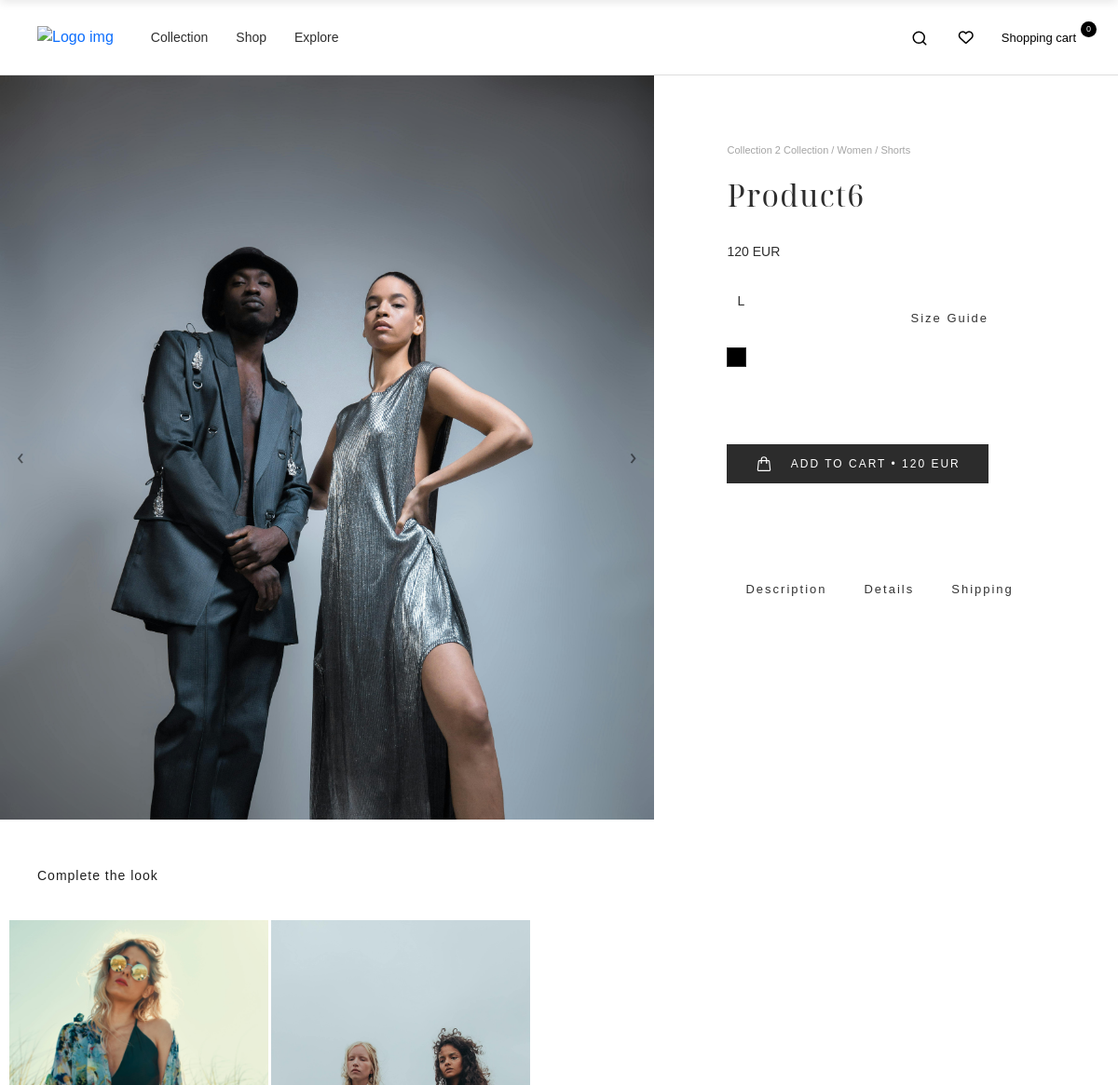
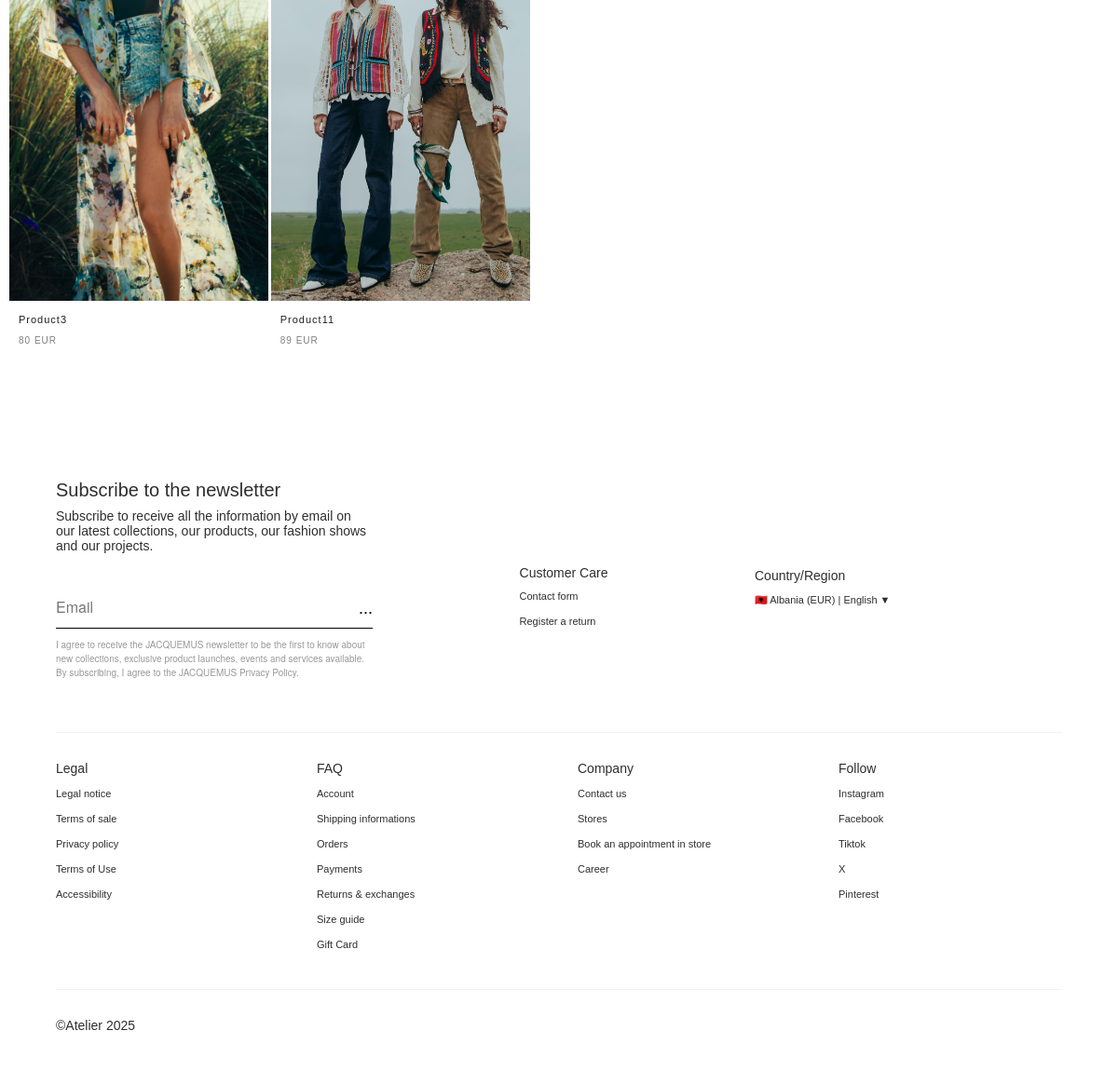
The page /product/6/ on the database its author committed (2 pictures, top to bottom).
### Product/models.py (models this page shows, shortened)
class D_Product(models.Model):
    name = models.CharField(max_length=100, default='')
    subcategory = models.ForeignKey(B_Subcategory, on_delete=models.CASCADE, null=True, blank=True)
    collection = models.ForeignKey(C_Collection, on_delete=models.CASCADE, related_name='products', null=True, blank=True)
    price = models.DecimalField(max_digits=7, decimal_places=2)
    main_image = models.ImageField(null=True, blank=True)
    description = RichTextField(blank=True, null=True)
    details = RichTextField(blank=True, null=True)
    is_new = models.BooleanField(default=False)

class C_Collection(models.Model):
    collection = models.CharField(max_length=100, default='')
    slug = models.SlugField(unique=True, blank=True)
    main_image = models.ImageField(null=True, blank=True)
    info = models.CharField(max_length=200, default='')
    description = RichTextField(blank=True, null=True)
    cover_image = models.ImageField(null=True, blank=True)
    footer_description = RichTextField(blank=True, null=True)
    created_at = models.DateTimeField(auto_now_add=True, null=True)

class B_Subcategory(models.Model):
    category = models.ForeignKey(A_Category, on_delete=models.CASCADE, null=True, blank=True)
    subcategory = models.CharField(max_length=100, default='')

class A_Category(models.Model):
    category = models.CharField(max_length=100, default='')

class E_Product_Size(models.Model):
    product = models.ForeignKey(D_Product, on_delete=models.CASCADE, null=True, blank=True)
    size = models.CharField(max_length=10, default='')

class E_Product_Color(models.Model):
    product = models.ForeignKey(D_Product, on_delete=models.CASCADE, null=True, blank=True)
    color = models.ForeignKey(D_Colors_List, on_delete=models.CASCADE, null=True, blank=True)

class D_Colors_List(models.Model):
    color = models.CharField(max_length=100, default='')
    code = models.CharField(max_length=10, default='')

### Product/views.py (the view)
# urls.py: path('product/<int:product_id>/', P_views.product, name='product'),
def product(request, product_id):
    if request.method == 'GET':
        categories = A_Category.objects.all()
        subcategories = B_Subcategory.objects.all()
        collections = C_Collection.objects.all()
        shipping = S_Shipping.objects.all()
        shipping1 = shipping[0] if shipping else None
        latest_col = C_Collection.objects.last()
        footer = Z_Contact.objects.all()
        footer1 = footer[0] if footer else None
        product = get_object_or_404(D_Product, id=product_id)
        gallery = E_Product_Gallery.objects.filter(product=product)
        sizes = E_Product_Size.objects.filter(product=product)
        colors = E_Product_Color.objects.filter(product=product).select_related('color')
        latest_collection = C_Collection.objects.order_by('-created_at').first()
        similar_products = D_Product.objects.filter(subcategory=product.subcategory).exclude(id=product.id)[:3]
        recently_viewed = request.session.get('recently_viewed', [])
        if product_id in recently_viewed:
            recently_viewed.remove(product_id)
        recently_viewed.insert(0, product_id)
        if len(recently_viewed) > 5:  # Limito në 6 produkte
            recently_viewed = recently_viewed[:4]
        request.session['recently_viewed'] = recently_viewed
        recently_viewed_products = D_Product.objects.filter(id__in=recently_viewed).exclude(id=product.id)
        data = cartData(request)
        cartItems = data['cartItems']
        order = data['order']
        items = data['items']
        products = D_Product.objects.filter(subcategory_id=product.subcategory.id)
        context = {'categories': categories, 'subcategories': subcategories, 'collections': collections, 'product': product,
                   'shipping': shipping1, 'colors': colors, 'gallery': gallery, 'latest_col': latest_col, 'products': products, 'sizes': sizes,
                   'cartItems': cartItems, 'items':items, 'latest_collection': latest_collection, 'recently_viewed_products':recently_viewed_products, 'similar_products':similar_products, 'footer': footer1}
        return render(request, 'product_details.html', context)

### Product/utils.py (called while the page is built, shortened)
def cookieCart(request):
    try:
        cart = json.loads(request.COOKIES['cart'])
    except:
        cart = {}
    print('Cart:', cart)
    items = []
    order = {'get_cart_total': 0, 'get_cart_items': 0}
    guest_order_id = request.COOKIES.get('guest_order_id', str(uuid.uuid4()))
    order['id'] = guest_order_id  # Store the temporary order ID for guest users
    cartItems = order['get_cart_items']
    response = {'cartItems': cartItems, 'order': order, 'items': items}
    return response

def cartData(request):
    if request.user.is_authenticated:
        customer, created = G_Customer.objects.get_or_create(user=request.user)
        order, created = H_Order.objects.get_or_create(customer=customer, complete=False)
        items = order.i_orderitem_set.all()
        cartItems = sum([item.quantity for item in items])
    else:
        cookieData = cookieCart(request)
        cartItems = cookieData['cartItems']
        order = cookieData['order']
        items = cookieData['items']
    return {'cartItems': cartItems, 'order': order, 'items': items}

### templates/product_details.html (shortened to what this page needs)
{% load static %}
<!DOCTYPE html>
<html lang="en">
<head>
    <link rel="stylesheet" href="https://cdn.jsdelivr.net/npm/swiper@8/swiper-bundle.min.css"/>
    <link rel="stylesheet" href="https://cdnjs.cloudflare.com/ajax/libs/font-awesome/5.15.4/css/all.min.css">
    {% include 'head.html' %}
</head>
<body>
    <header class="low-nav">
        {% include 'navbar.html' %}
    </header>
    <section class="section section-top-low" id="product-temp">
        <div class="container-one">
            <div class="grid-two">
                <div class="product-gallery">
                    <div class="main-img">
                      <div class="product-slider">
  {% if product.main_image %}
    <img src="{{ product.main_image.url }}" alt="{{ product.name }}" class="slide-image active">
  {% endif %}
  <button class="prev-btn"></button>
  <button class="next-btn"></button>
</div>
                    </div>
                </div>
                <div class="product-content">
                    <div class="p-name text-small mb-10">
                       <a href="{% url 'collection_page' collection_slug=product.collection.slug %}" class="text-small cap">
                         {{ product.collection.collection }} Collection / {{ product.subcategory.category.category }} / {{ product.subcategory.subcategory }}
                       </a>
                    </div>
                    <h2 class="title-fs-40 text-sm mb-60">{{ product.name }} </h2>
                    <div class="p-price mb-60">
                        <h3 class="text-sm fs-30">{{ product.price|floatformat:0 }} EUR</h3>
                    </div>
                    <div class="display-flex sb mb-60">
                        <div class="product-feature">
                            <div class="p-f-size display-flex mb-30">
                                <div class="display-flex sb">
                                    {% for s in sizes %}
                                        <span class="text-sm p-size" id="{{ s.size }}" onclick="document.getElementById('p-size{{ s.size }}').checked = true;change('{{ s.size }}')">{{ s.size }}</span>
                                    {% endfor %}
                                    <input class="hidden" type="text" name="final_size" id="final_size" value=""><br>
                                </div>
                            </div>
<div class="color-names">
    {% for c in colors %}
    <div class="color-container">
        <div class="p-color" onclick="
            document.getElementById('p-color{{ c.color.color }}').checked = true;
            changeColor('{{ c.color.color }}');
        ">
            <span class="color-circle" style="background: {{ c.color.code }}"></span>
        </div>
    </div>
    {% endfor %}
    <input class="hidden" type="text" name="final_color" id="final_color" value=""><br>
</div>
                        </div>
                        <div>
                            <h5><a href="/size_guide" target="_blank" class="text-small-h a-line">Size Guide</a></h5>
                        </div>
                    </div>
                    <a id="add-link" class="text-sm cap add-to-cart full mb-30">
</i> Add to Cart • {{ product.price|floatformat:0 }} EUR</a>
                    <div class="product-information">
                            <div class="p-info mb-20 active" id="p-info-one" data-title="Description" data-content="{{ product.description|safe }}">
                            <div class="display-flex">
                                <h4 class="text-small-h cap mb-0">Description</h4>
                            </div>
                        </div>
                           <div class="p-info mb-20 active" id="p-info-two" data-title="Details" data-content="{{ product.details|safe }}">
                            <div class="display-flex">
                                <h4 class="text-small-h cap mb-0">Details</h4>
                            </div>
                        </div>
                            <div class="p-info mb-20 active" id="p-info-three" data-title="Shipping" data-content="{{ shipping.description|safe }}">
                            <div class="display-flex ">
                                <h4 class="text-small-h cap mb-0">Shipping</h4>
                            </div>
                        </div>
                    </div>
                </div>
            </div>
        </div>
    </section>
    {% if products %}
    <section class="section similar" id="similar-products">
        <div class="container-one">
            <div class="display-flex sb mb-60">
                <h4 class="big-italic text-small">Complete the look</h4>
            </div>
       <div class="product-row row-small">
    {% for product in similar_products %}
      <div class="product-item small">
        <a href="{% url 'product' product.id %}">
          <div class="image-wrapper">
            {% if product.main_image %}
              <img src="{{ product.main_image.url }}" alt="{{ product.name }}" class="product-image">
            {% endif %}
          </div>
          <div class="product-info">
            <p class="product-name text-xs">{{ product.name }}</p>
            <span class="product-price text-xs">{{ product.price|floatformat:0 }} EUR</span>
          </div>
        </a>
      </div>
    {% endfor %}
  </div>
        </div>
    </section>
    {% endif %}
    <footer>
        {% include 'footer.html' %}
    </footer>
</body>
</html>

### rows shown on the page
D_Product: main_image (picture), collection.collection "Collection 2", subcategory.category.category "Women", subcategory.subcategory "Shorts", name "Product6", price "120"
E_Product_Size: size "L"
D_Product: main_image (picture), name "Product3", price "80"
D_Product: main_image (picture), name "Product11", price "89"

### other values the page prints
{{ cartItems }} "0"
